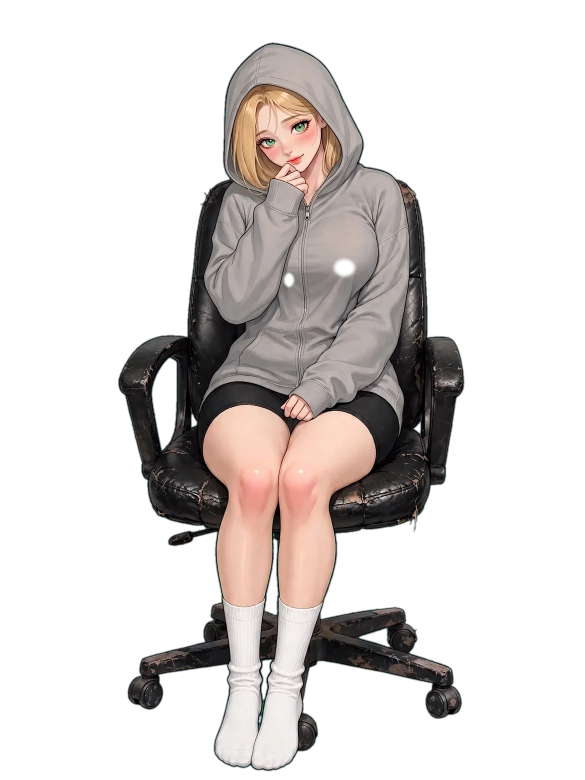
#> input picture assets/art_day1_sg1_sm.webp, 1170 x 1560 px, given in place of art_real_day4_sg1_sm.webp, which was not available (shown at 1/2 size)
$ python prep_real_d4_chest.py
#> lines starting #> are read from the running program, lines starting #| are printed output that depends on the picture; after the words box and inside, x2 and y2 are one past the last pixel; in counts of white or black regions, pixels touching at a corner belong together
### tools/prep_light.py
# -*- coding: utf-8 -*-
"""Лёгкие версии кадров для телефона + маленький проп «грудь» с запечённой маской.

5K-мастера остаются в репозитории; в игру на телефоне отдаются _sm (srcset),
потому что 20-мегапиксельные текстуры + копия кадра под маску убивают FPS.
"""
import os
import sys
import numpy as np
from PIL import Image, ImageDraw, ImageFilter

ROOT = os.path.dirname(os.path.dirname(os.path.abspath(__file__)))
A = os.path.join(ROOT, 'assets')

SM_SPRITE = (1170, 1560)     # 3:4
SM_ROOM = (1200, 1356)

CHEST_BOX = (0.22, 0.12, 0.78, 0.50)   # единый кроп для всех стадий (left, top, right, bottom)
CHEST_W = 720
# Грудь = ДВА отдельных пропа, по одному на каждую «округлость».
# (cx, cy, rx, ry) — контур груди в долях кадра спрайта: (левая, правая).
BUST = {
    'sg1': ((0.494, 0.359, 0.030, 0.034), (0.589, 0.343, 0.066, 0.041)),  # кофта: правая видна целиком, левая за рукой
    'sg2': ((0.451, 0.354, 0.060, 0.054), (0.579, 0.348, 0.066, 0.051)),
    'sg3': ((0.442, 0.345, 0.063, 0.045), (0.586, 0.340, 0.065, 0.047)),  # топ
    'sg4': ((0.426, 0.430, 0.072, 0.038), (0.596, 0.424, 0.070, 0.040)),  # откинулась: цепляем полотно ПОД кромкой майки
}
SIDES = ('l', 'r')
CORE_K = 0.52    # непрозрачное ядро (доля контура груди)
HULL_K = 0.66    # внешняя граница растушёвки — НЕ доходит до контура
JIGGLE = 0.021   # пик пружины в долях высоты кропа (как в CSS)
HOLE_PAD = 0.06  # запас окна на растушёвку


# [4 lines left out: function shrink, not called in this run]


def _ellipse_mask(size, cx, cy, rx, ry, k):
    m = Image.new('L', size, 0)
    ImageDraw.Draw(m).ellipse([cx - rx*k, cy - ry*k, cx + rx*k, cy + ry*k], fill=255)
    return m


# [11 lines left out: function _bust_mask, not called in this run]


def _bulge_mask(size, cx, cy, rx, ry, img=None):
    """Маска груди для физики: ядро по округлости + широкая растушёвка наружу.

    Прокола в кадре больше нет, поэтому маска может быть свободнее: она ложится
    поверх целого арта, а на краю плавно гаснет. Движение выходит «кругом
    груди», а не пятном, и не рвёт одежду — маска тянет кожу и ткань вместе.
    """
    # ядро — только сама округлость, растушёвка гаснет ДО контура груди:
    # иначе маска заезжает на рукав и тянет ткань, которой двигаться незачем
    core = _ellipse_mask(size, cx, cy, rx, ry, 0.54)
    soft = _ellipse_mask(size, cx, cy, rx, ry, 0.80)
    soft = soft.filter(ImageFilter.GaussianBlur(max(2, int(min(rx, ry) * 0.10))))
    core_a = np.array(core).astype(np.float32) / 255.0
    soft_a = np.array(soft).astype(np.float32) / 255.0
    m = np.maximum(core_a, soft_a)

    if img is not None:
        # маска гаснет там, где в кадре проходит контур: кромка одежды, рукав,
        # шов. Иначе эти пиксели уезжают вместе с грудью и край ткани «дышит»
        g = np.asarray(img.convert('L').filter(ImageFilter.GaussianBlur(1.2)), dtype=np.float32)
        gx = np.zeros_like(g); gy = np.zeros_like(g)
        gx[:, 1:-1] = g[:, 2:] - g[:, :-2]
        gy[1:-1, :] = g[2:, :] - g[:-2, :]
        mag = np.hypot(gx, gy)
        edge = (mag > 26).astype(np.float32) * 255.0
        edge = np.asarray(Image.fromarray(edge.astype('uint8'), 'L')
                          .filter(ImageFilter.MaxFilter(7))
                          .filter(ImageFilter.GaussianBlur(6)), dtype=np.float32) / 255.0
        # гасим у контуров только растушёвку; ядро внутри груди остаётся целым,
        # иначе внутренние складки ткани съедают всю маску и движение пропадает
        m = np.maximum(core_a * 0.92, soft_a * (1.0 - 0.92 * edge))

        # и не трогаем то, что грудью не является: зелёный фон и тёмный стул.
        # Иначе на краю маски уезжает спинка кресла — «грудь цепляет стул».
        arr = np.asarray(img.convert('RGB')).astype(np.float32)
        green = np.linalg.norm(arr - np.array([13.0, 178.0, 38.0])[None, None, :], axis=2) < 62
        # Стул — это почти чёрный и обесцвеченный; тень на ткани теплее и
        # светлее (p5 ≈ 85), поэтому порог низкий: иначе тень съедала маску
        # с одной стороны и грудь выглядела «не ровно».
        sat = arr.max(axis=2) - arr.min(axis=2)
        dark = (arr.mean(axis=2) < 62) & (sat < 34)
        keep = (~(green | dark)).astype(np.float32)
        keep = np.asarray(Image.fromarray((keep * 255).astype('uint8'), 'L')
                          .filter(ImageFilter.GaussianBlur(4)), dtype=np.float32) / 255.0
        keep_hard = (~(green | dark)).astype(np.float32)  # без размытия: стул не трогаем вообще
        m = m * keep * keep_hard
    return Image.fromarray((np.clip(m, 0, 1) * 255).astype('uint8'), 'L')


# [10 lines left out: function _hole_k, not called in this run]


def _hole_mask(size, cx, cy, rx, ry, k):
    m = _ellipse_mask(size, cx, cy, rx, ry, k)
    return m.filter(ImageFilter.GaussianBlur(max(2, int(min(rx, ry) * 0.05))))


# [58 lines left out: functions _punch, punch_hole, chest_patch, not called in this run]


# [13 lines that do not run on import are left out]

### tools/prep_real_d4_chest.py
# -*- coding: utf-8 -*-
"""Пропы груди для ЧЕТВЁРТОГО дня канона 2 (волшебница).

Геометрия снята по сетке на кадрах assets/real/art_real_day4_sgN_sm.webp.
Грудь здесь в жёстком корсете: пропы двигают только открытую кожу над верхней
кромкой (двигать вышивку корсета нельзя — читается как поролон). В позе 2
грудь закрыта руками и палочкой — пропов нет, как у дня 2.
Радиусы слева и справа выравниваются (иначе одна сторона меньше и читается
как «грудь не ровно»), центры остаются измеренными.

    python3 tools/prep_real_d4_chest.py
"""
import os
import sys

import numpy as np
from PIL import Image, ImageFilter

sys.path.insert(0, os.path.dirname(os.path.abspath(__file__)))
import prep_light as PL  # noqa: E402

ROOT = os.path.dirname(os.path.dirname(os.path.abspath(__file__)))
A = os.path.join(ROOT, 'assets', 'real')

CHEST_BOX = PL.CHEST_BOX
SIDES = PL.SIDES

# (cx, cy, rx, ry) в долях кадра спрайта; None — округлость не видна
# Маски шире прежних: проп обязан накрывать ВСЮ округлость вместе с низом
# (иначе двигался «пятачок» и физика читалась вялой). Растушёвка при этом
# гаснет до контура ткани — гейт по краям в prep_light это держит.
BUST_D4 = {
    'sg1': ((0.428, 0.322, 0.050, 0.028), (0.515, 0.317, 0.050, 0.028)),   # сидит, каблуки на полу
    'sg2': ((0.615, 0.337, 0.048, 0.027), (0.675, 0.333, 0.048, 0.027)),   # свернулась, каблук в камеру
    'sg3': ((0.470, 0.308, 0.038, 0.029), (0.559, 0.319, 0.038, 0.029)),   # стоит у кресла, корсет выше и уже
    'sg4': ((0.550, 0.355, 0.046, 0.027), (0.620, 0.350, 0.046, 0.027)),   # откинулась, обе стопы в камеру
}

# наклон корпуса по позе (град, как CHEST_TILT в index.html). Контейнер пропа
# в вёрстке повёрнут на этот угол, поэтому ОКНО в арте поворачиваем так же —
# иначе повёрнутый проп не совпадает с вырезом и в груди видны чёрные серпы.
TILT_D4 = {'sg1': 0, 'sg2': 0, 'sg3': 0, 'sg4': 0}


def _sym(tbl):
    """Радиусы слева и справа выравниваем: иначе одна сторона заметно меньше
    и грудь читается как «не ровно». Центры остаются как измерены."""
    out = {}
    for tag, v in tbl.items():
        v = list(v)
        if len(v) == 2 and v[0] and v[1]:
            rx = (v[0][2] + v[1][2]) / 2.0
            ry = (v[0][3] + v[1][3]) / 2.0
            v[0] = tuple(v[0][:2]) + (rx, ry)
            v[1] = tuple(v[1][:2]) + (rx, ry)
        out[tag] = tuple(v)
    return out


BUST_D4 = _sym(BUST_D4)


def _sm(tag):
    return os.path.join(A, f'art_real_day4_{tag}_sm.webp')


def _master(tag):
    return os.path.join(A, f'art_real_day4_{tag}.webp')


def chest_patch(tag):
#> called with tag = 'sg1'
    im = Image.open(_sm(tag)).convert('RGBA')
#> im is the input picture: PIL image 1170x1560 RGBA; mean R, G, B, A 43.5, 39.1, 37.3, 79.1
    W, H = im.size
#> W = 1170; H = 1560
    x0, y0, x1, y1 = CHEST_BOX
    crop = im.crop((int(W * x0), int(H * y0), int(W * x1), int(H * y1)))
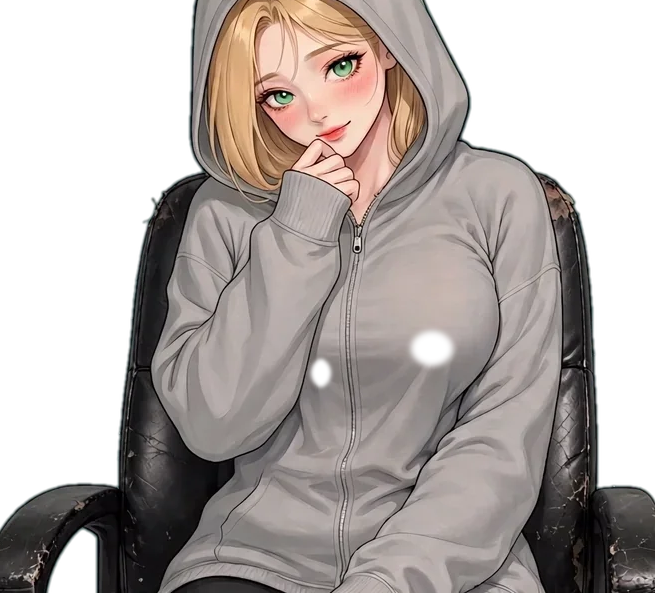
#> crop: PIL image 655x593 RGBA; mean R, G, B, A 91.9, 84.5, 81.3, 167.1; transparent parts drawn white
    mw, mh = crop.size
#> mw = 655; mh = 593

    for side, geo in zip(SIDES, BUST_D4[tag]):
        if geo is None:
            print(f'  chest_real_day4_{tag}_{side}.webp — нет (округлость не видна)')
            continue
        cx, cy, rx, ry = geo
        mx = (cx - x0) / (x1 - x0) * mw
        my = (cy - y0) / (y1 - y0) * mh
        mrx = rx / (x1 - x0) * mw
        mry = ry / (y1 - y0) * mh
        mask = PL._bulge_mask((mw, mh), mx, my, mrx, mry, crop)
        arr = np.array(crop)
        arr[..., 3] = (np.array(mask).astype(np.float32) * (arr[..., 3].astype(np.float32) / 255)).astype('uint8')
        rgb = Image.fromarray(arr[..., :3].astype('uint8')).filter(ImageFilter.GaussianBlur(9))
        arr[..., :3] = np.where((arr[..., 3] == 0)[..., None], np.array(rgb), arr[..., :3])
        # Контейнер пропа в вёрстке повёрнут на наклон корпуса (CHEST_TILT).
        # Содержимое пропа поэтому пре-поворачиваем на ОБРАТНЫЙ угол вокруг той
        # же точки: в покое поворот компенсируется и проп лежит ровно на арте,
        # а пружина деформирует грудь вдоль тела, а не по вертикали кадра.
        arr = np.clip(_derotate(arr, tag, mw, mh, -TILT_D4.get(tag, 0)), 0, 255).astype('uint8')
        out = os.path.join(A, f'chest_real_day4_{tag}_{side}.webp')
        Image.fromarray(arr, 'RGBA').save(out, 'WEBP', quality=92, alpha_quality=100, method=6)
        print(f'  chest_real_day4_{tag}_{side}.webp {mw}x{mh} {os.path.getsize(out)/1e3:.0f} KB')
#> this loop made 2 passes
#> pass 1, in _bulge_mask, `core = _ellipse_mask(size, cx, cy, rx, ry, 0.54)`:
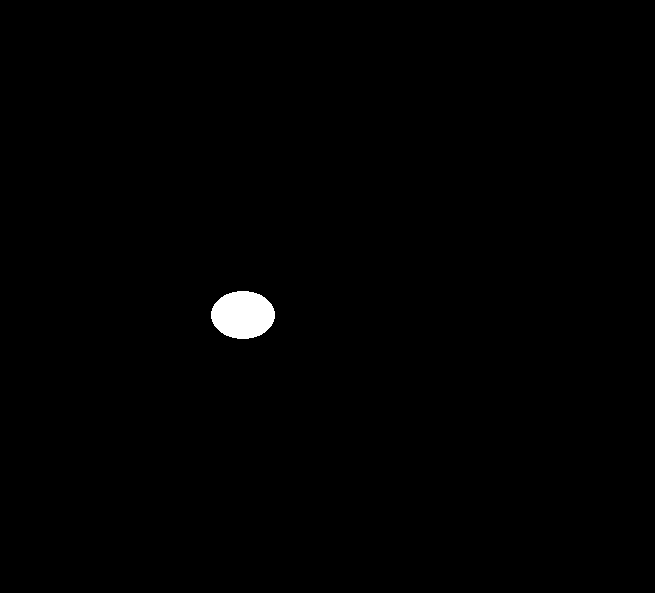
#> core: PIL image 655x593 L; 0.62% white; 1 white region, box (x1, y1, x2, y2) and area: (211, 291, 275, 339) 2404
#> pass 1, in _bulge_mask, `soft = _ellipse_mask(size, cx, cy, rx, ry, 0.80)`:
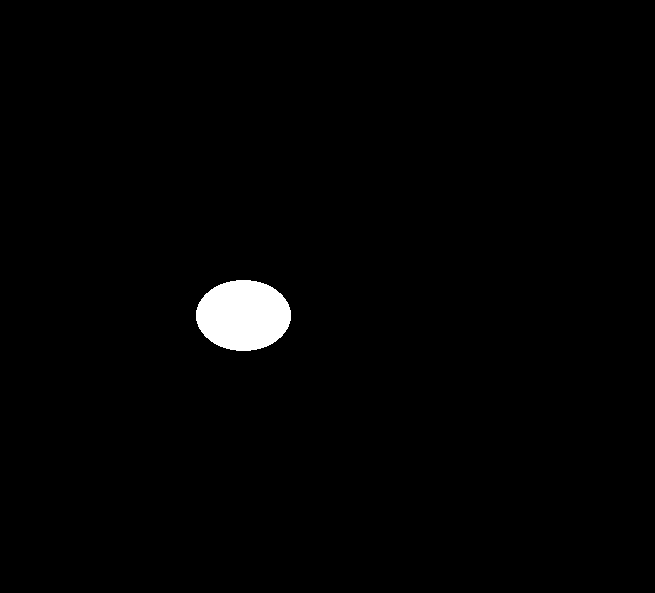
#> soft: PIL image 655x593 L; 1.4% white; 1 white region, box (x1, y1, x2, y2) and area: (196, 280, 291, 351) 5293
#> after the loop:
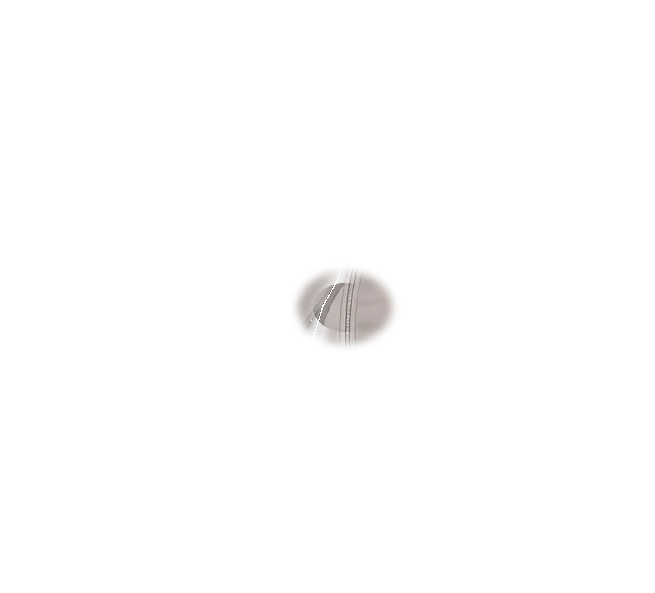
#> arr: shape (593, 655, 4); mean R, G, B, A 91.9, 84.5, 81.3, 2.9; transparent parts drawn white


def punch(path, tag, quality=88):
    im = Image.open(path).convert('RGBA')
    W, H = im.size
    hole = Image.new('L', (W, H), 0)
    box_h = (CHEST_BOX[3] - CHEST_BOX[1]) * H
    for geo in BUST_D4[tag]:
        if geo is None:
            continue
        cx, cy, rx, ry = geo
        k = PL._hole_k(rx * W, ry * H, box_h)
        h = PL._hole_mask((W, H), cx * W, cy * H, rx * W, ry * H, k)
        hole = Image.fromarray(np.maximum(np.array(hole), np.array(h)))
    if not hole.getbbox():
        print(f'  окно: {os.path.basename(path)} — не нужно')
        return
    arr = np.array(im)
    arr[..., 3] = (arr[..., 3].astype(np.float32) * (1 - np.array(hole).astype(np.float32) / 255)).astype('uint8')
    Image.fromarray(arr, 'RGBA').save(path, 'WEBP', quality=quality, alpha_quality=100, method=6)
    print(f'  окно: {os.path.basename(path)} {W}x{H} {os.path.getsize(path)/1e6:.2f} MB')


def _container_xy(tag, mw, mh):
    """Точка вращения контейнера (как chestSet в index.html) в пикселях кропа."""
    x0, y0, x1, y1 = CHEST_BOX
    geos = [g for g in BUST_D4[tag] if g]
    mxm = (geos[0][0] + geos[1][0]) / 2
    mym = min(g[1] for g in geos) - max(g[3] for g in geos)
    return (mxm - x0) / (x1 - x0) * mw, (mym - y0) / (y1 - y0) * mh


def _derotate(arr, tag, mw, mh, deg):
    """Поворот содержимого пропа вокруг точки контейнера (cv2, бикубика)."""
    import cv2
    if abs(deg) < 1e-6:
        return arr
    th = np.deg2rad(deg)
    R = np.array([[np.cos(th), -np.sin(th)], [np.sin(th), np.cos(th)]], dtype=np.float32)
    cx, cy = _container_xy(tag, mw, mh)
    A = np.zeros((2, 3), dtype=np.float32)
    A[:, :2] = R
    A[:, 2] = R @ (-np.array([cx, cy], dtype=np.float32)) + np.array([cx, cy], dtype=np.float32)
    return cv2.warpAffine(arr.astype(np.float32), A, (mw, mh), flags=cv2.INTER_LANCZOS4,
                          borderValue=(0, 0, 0, 0))


def _level(fmt, tag):
    """Выравниваем «массу» масок левой и правой груди: перекос читается как
    «не ровно»."""
#> called with tag = 'sg1'
    items = []
    for side in SIDES:
        p = fmt.format(tag=tag, side=side)
        if os.path.exists(p):
            items.append((p, np.array(Image.open(p).convert('RGBA'))))
    if len(items) < 2:
        return
    mass = [im[..., 3].astype(np.float32).sum() for _, im in items]
#> mass = [1160117, 1137615]
    tgt = max(mass)
#> tgt = 1160117
    for (p, im), m in zip(items, mass):
        k = min(1.22, tgt / max(m, 1.0))
        if abs(k - 1.0) < 0.03:
            continue
        a = im.copy()
        a[..., 3] = np.clip(a[..., 3].astype(np.float32) * k, 0, 255).astype('uint8')
        Image.fromarray(a, 'RGBA').save(p, 'WEBP', quality=92, alpha_quality=100, method=6)
        print(f'  выровнено {os.path.basename(p)} x{k:.2f}')
#> this loop made 2 passes
#> (m, k) on passes 1 to 2: (1160117, 1), (1137615, 1.02)


_FMT = os.path.join(A, 'chest_real_day4_{tag}_{side}.webp')

if __name__ == '__main__':
    for tag in ('sg1', 'sg2', 'sg3', 'sg4'):
        print(f'{tag}:')
        chest_patch(tag)
        _level(_FMT, tag)   # окно (punch) не режем: см. комментарий в punch()
#> pass 2 of the loop `for tag in ('sg1', 'sg2', 'sg3', 'sg4'):`:
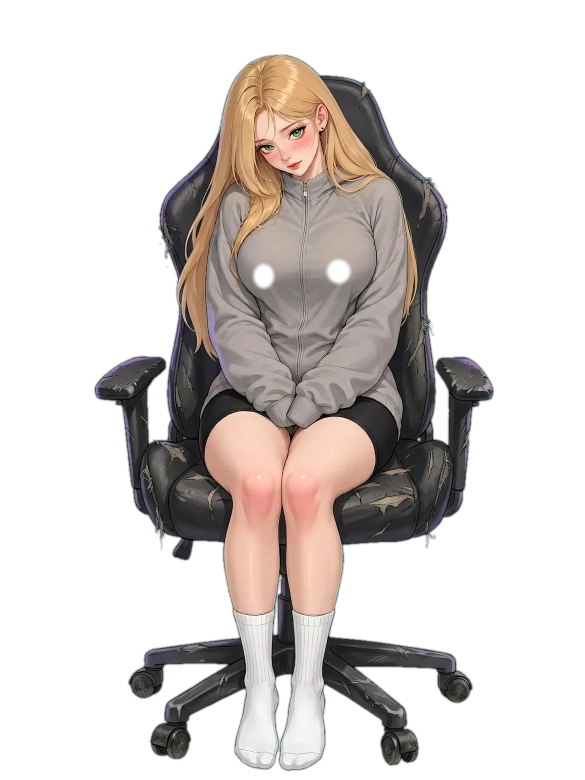
#> input picture assets/art_day1_sg2_sm.webp, 1170 x 1560 px, given in place of art_real_day4_sg2_sm.webp, which was not available (shown at 1/2 size)
#> in chest_patch, im is the input picture: PIL image 1170x1560 RGBA; mean R, G, B, A 49.5, 44.1, 41.4, 89
#> the loop in chest_patch (call 2), `for side, geo in zip(SIDES, BUST_D4[tag]):` made 2 passes
#|   chest_real_day4_sg2_l.webp 655x593 5 KB
#|   chest_real_day4_sg2_r.webp 655x593 5 KB
#> pass 1, in _bulge_mask (call 3), `core = _ellipse_mask(size, cx, cy, rx, ry, 0.54)`:
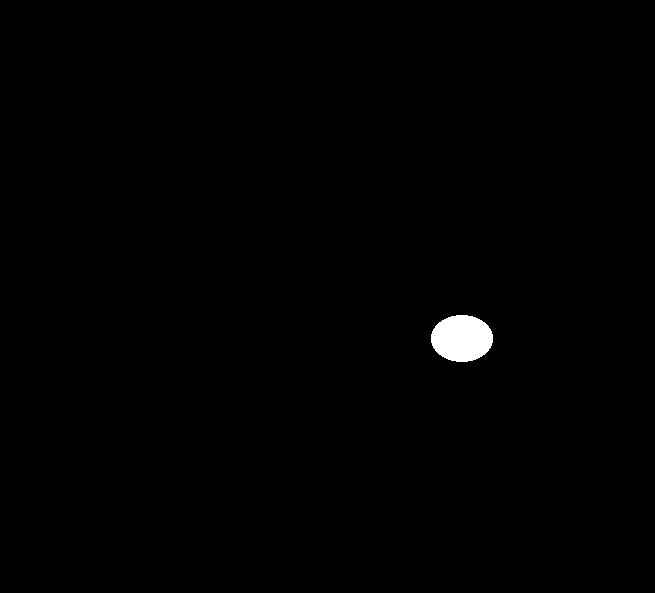
#> core: PIL image 655x593 L; 0.59% white; 1 white region, box (x1, y1, x2, y2) and area: (431, 315, 493, 362) 2294
#> mass = [935081, 988834]
#> tgt = 988834
#> the loop in _level (call 2), `for (p, im), m in zip(items, mass):` made 2 passes
#> (m, k) on passes 1 to 2: (935081, 1.06), (988834, 1)
#> (printed output is left out)
#> pass 1, in _level (call 2), `a = im.copy()`:
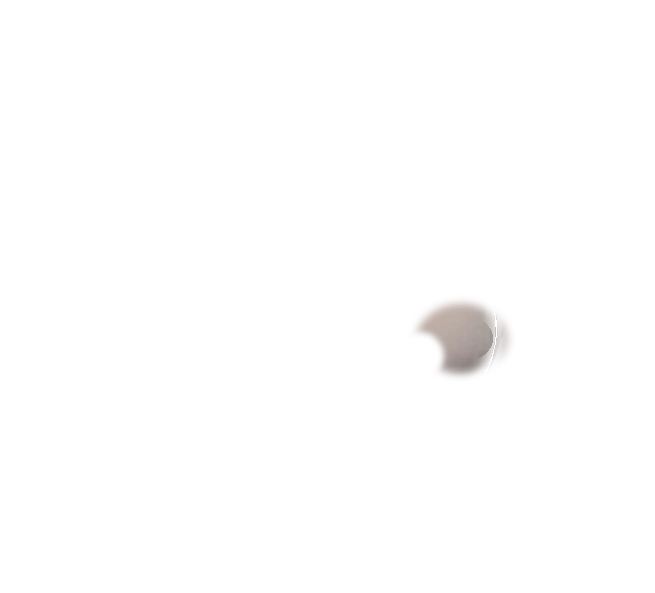
#> a: shape (593, 655, 4); mean R, G, B, A 18.8, 17.7, 18.4, 2.4; transparent parts drawn white
#> (the run stopped early here; a loop or call above may not have finished)
